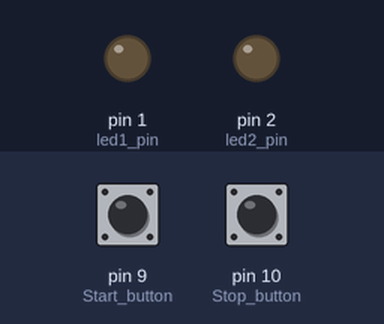
The sketch below on a simulated Arduino Uno, built with avr-gcc and run on an emulated ATmega328P. On the bench: output pins drawn as LEDs (lit = HIGH). The test bench sets the inputs (shaded band); at power-on: pin 9 (Start_button) HIGH, pin 10 (Stop_button) HIGH. The ROS host is connected and sends only what is stated.

Above: at 1.8 s.
1.9 s: pin 9 (Start_button) pulled LOW for 1.15 s
At 3.7 s:
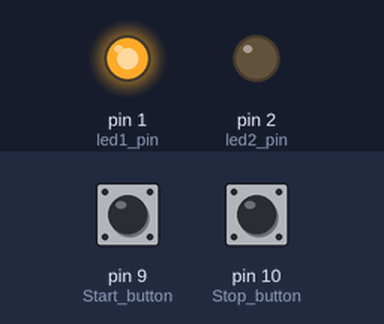
6.5 s: pin 10 (Stop_button) pulled LOW for 3.2 s
At 8.8 s:
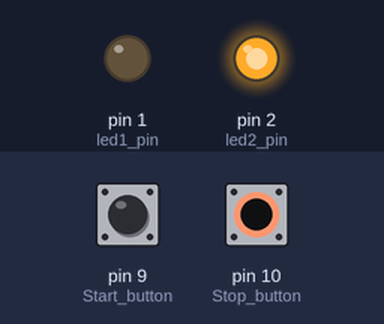
12.5 s: pin 9 (Start_button) pulled LOW for 3.2 s
At 14.7 s:
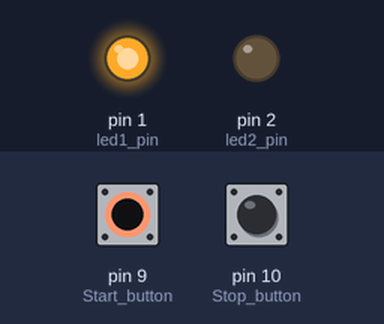
Timing chart, 0 to 18.5 s (numbered marks = the images above; inputs shaded):
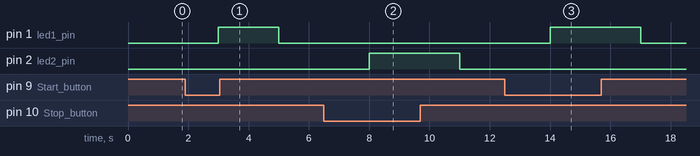

The sketch:

button_example.ino
```cpp
/*
 * Button Example for Rosserial
 */

#include <ros.h>
#include <std_msgs/Byte.h>
#include <Bounce.h>
#define Start_button 9
#define Stop_button 10


ros::NodeHandle nh;

std_msgs::Byte buttons_msg;
ros::Publisher pub_buttons("buttons_cmd", &buttons_msg);


const int led1_pin = 1;
const int led2_pin = 2;

// Instantiate a Bounce object with a 5 millisecond debounce time
Bounce bouncer_start_button = Bounce( Start_button,5 );
Bounce bouncer_stop_button = Bounce( Stop_button,5 );

void setup()
{
  nh.initNode();
  nh.advertise(pub_buttons);

  pinMode(Start_button,INPUT_PULLUP);
  pinMode(Stop_button,INPUT_PULLUP);
  pinMode(led1_pin,OUTPUT);
  pinMode(led2_pin,OUTPUT);

}

void loop()
{
  uint8_t button_state = 0;

   // Update the debouncer
  bouncer_start_button.update ( );
  bouncer_stop_button.update ( );

 // Get the update value
 int value_Start = bouncer_start_button.read();
 int value_Stop = bouncer_stop_button.read();

  // Turn on or off the LED
 if ( value_Start == LOW ) {
    digitalWrite(led1_pin, HIGH );
    button_state |= 0x01;
    buttons_msg.data = button_state;
    pub_buttons.publish(&buttons_msg);

 } else if (value_Stop == LOW)  {
    digitalWrite(led2_pin, HIGH );
    button_state |= 0x02;
    buttons_msg.data = button_state;
    pub_buttons.publish(&buttons_msg);

 }

 else {
   digitalWrite(led1_pin, LOW );
   digitalWrite(led2_pin, LOW );
   button_state |= 0x03;
   buttons_msg.data = button_state;
   pub_buttons.publish(&buttons_msg);

 }

  nh.spinOnce();
  delay(1000);
}
```

Measured:
- after the input at 1.9 s, pin 1 (led1_pin): LOW → HIGH after 1.1 s, → LOW 2.0 s later
- after the input at 6.5 s, pin 2 (led2_pin): LOW → HIGH after 1.5 s, → LOW 3.0 s later
- after the input at 12.5 s, pin 1 (led1_pin): LOW → HIGH after 1.5 s, → LOW 3.0 s later
